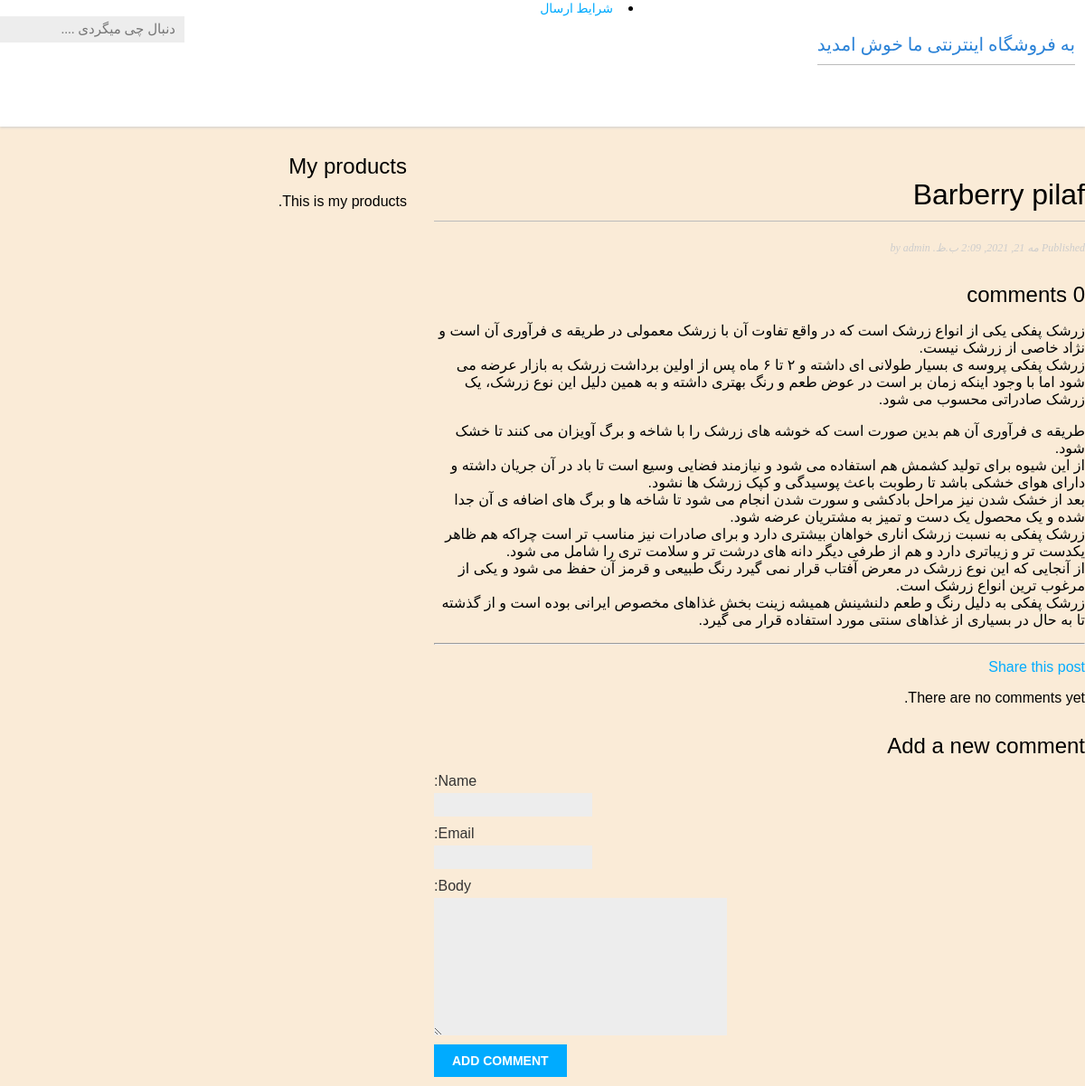
Before: /products/2021/5/21/Barberry-pilaf/ with the older database file.
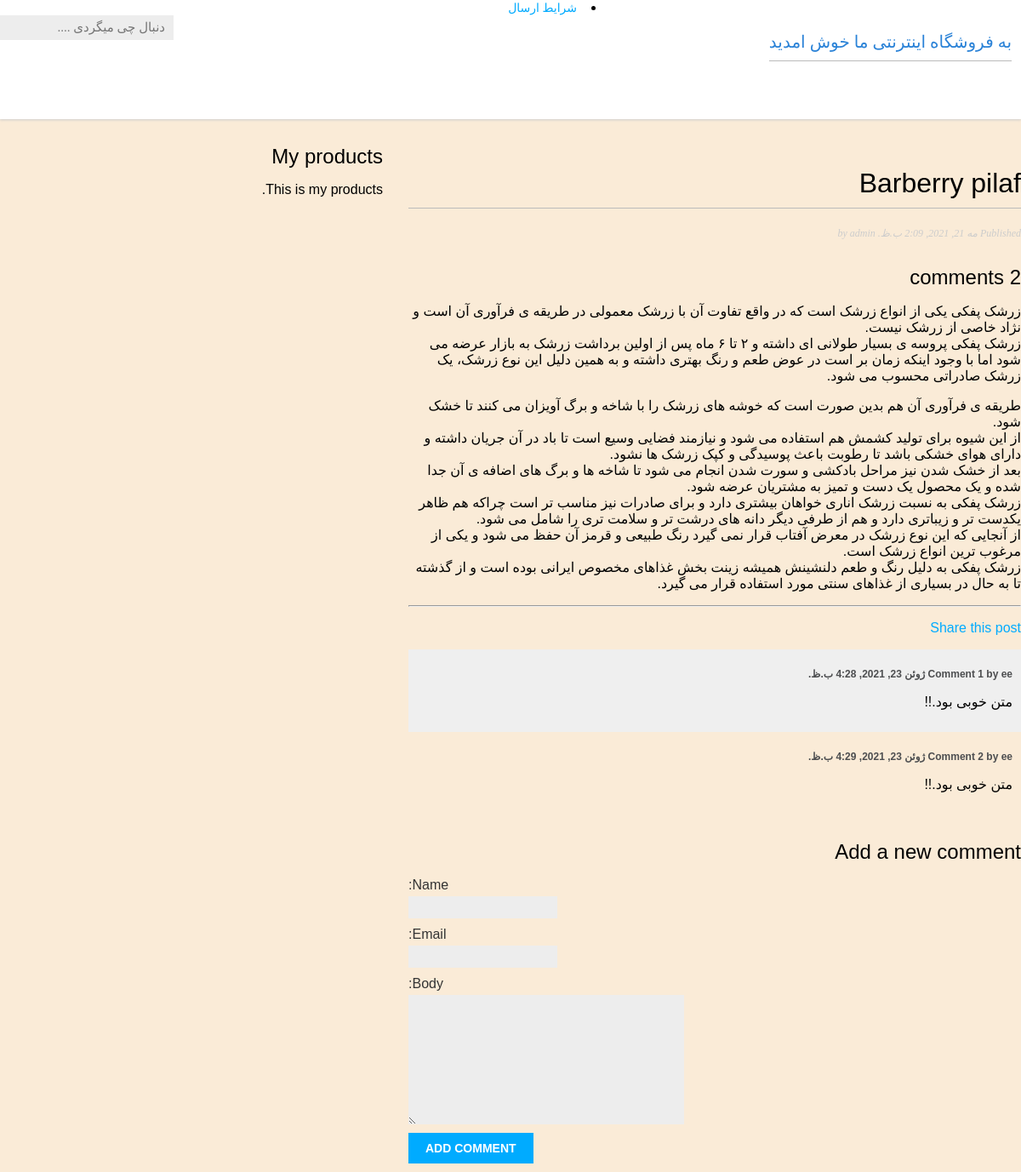
After: the same page with the newer database file.
### products/models.py (models this page shows, shortened)
class Post(models.Model):
    STATUS_CHOICES = (('draft', 'Draft'),  ('published', 'Published'), )
    title = models.CharField(max_length=250)
    slug = models.SlugField(max_length=250,unique_for_date='publish')
    author = models.ForeignKey(User,on_delete=models.CASCADE, related_name='blog_posts')
    name = models.CharField(max_length=100)
    image = models.ImageField(upload_to='home/%Y/%m/%d/')
    body = models.TextField()
    publish = models.DateTimeField(default=timezone.now)
    created = models.DateTimeField(auto_now_add=True)
    updated = models.DateTimeField(auto_now=True)
    status = models.CharField(max_length=10,choices=STATUS_CHOICES, default='draft')
    class Meta:
     ordering = ('-publish',)

class Comment(models.Model):
    post = models.ForeignKey(Post,
                                 on_delete=models.CASCADE,
                                 related_name='comments')
    name = models.CharField(max_length=80)
    email = models.EmailField()
    body = models.TextField()
    created = models.DateTimeField(auto_now_add=True)
    updated = models.DateTimeField(auto_now=True)
    active = models.BooleanField(default=True)
    class Meta:
        ordering = ('created',)

### products/views.py (the view)
def post_detail(request, year, month, day, post):
    post = get_object_or_404(Post, slug=post,
            status='published',
            publish__year=year,
            publish__month=month,
            publish__day=day)
    comments = post.comments.filter(active=True)
    new_comment = None
    if request.method == 'POST':
        comment_form = CommentForm(data=request.POST)
        if comment_form.is_valid():
            new_comment = comment_form.save(commit=False)
            new_comment.post = post
            new_comment.save()
    else:
        comment_form = CommentForm()
    return render(request,
                    'products/post/detail.html',
                    {'post': post,
                    'comments': comments,
                    'new_comment': new_comment,
                    'comment_form': comment_form})

### products/forms.py
class CommentForm(forms.ModelForm):
    class Meta:
      model = Comment
      fields = ('name', 'email', 'body')

### products/templates/products/post/detail.html (shortened to what this page needs)
{% extends "products/base.html" %}
{% block content %}
<h1>{{ post.title }}</h1>
<p class="date">
   Published {{ post.publish }} by {{ post.author }}
</p>
{% with comments.count as total_comments %}
<h2>
{{ total_comments }} comment{{ total_comments|pluralize }}
</h2>
{% endwith %}
{{ post.body|linebreaks }}
<hr>
<p>
   <a href="{% url "products:post_share" post.id %}">
   Share this post
   </a>
</p>
{% for comment in comments %}
<div class="comment">
<p class="info">
Comment {{ forloop.counter }} by {{ comment.name }}
{{ comment.created }}
</p>
{{ comment.body|linebreaks }}
</div>
{% empty %}
<p>There are no comments yet.</p>
{% endfor %}
{% if new_comment %}
<h2>Your comment has been added.</h2>
{% else %}
<h2>Add a new comment</h2>
<form method="post">
{{ comment_form.as_p }}
<p><input type="submit" value="Add comment"></p>
</form>
{% endif %}
{% endblock %}

### products/templates/products/base.html (shortened to what this page needs)
{% load static %}
<!DOCTYPE html>
<html dir="rtl" lang="fa"  ;>
<head>
    <link href="{% static 'css/products.css' %}" rel="stylesheet">
</head>
<body>
<header>
    <header class="header">
        <div class="contaner">
        <div class="header-right">
        <div class="box-head">
        <h1 style=" font-family: yekan; font-size:20px"> به فروشگاه اینترنتی  ما خوش امدید<h1>
    </div>
    <div class="header-left">
    <nav id="nav-top">
    <ul>
        <li>
        <a class="font14" href="index.html">صفحه اصلی</a></li>
        <li>
            <a class="font14" href="#">کاربران ما</a></li>
        <li>
        <a class="font14" href="با ماتماس/تماس با مای.html">تماس با  ما</a></li>
        <li>
        <a class="font14" href="درباره ما/درباره ما.html">درباره ما</a></li>
    </ul>
    </nav>
    </div>
    </div>
    <li><a class="font14" href="">شرایط ارسال</a></li>
    <div class="search-box">
            <form action="" method="get">
            <input placeholder="دنبال چی میگردی ...." type="text" class="font15">
            </form>
        </div>
</header>
<main>
<body >
 <div id="main-page">
    <div id="content">
        {% block content %}
        {% endblock %}
    </div>
   <div id="sidebar">
        <h2>My products</h2>
        <p>This is my products.</p>
    </div>
</main>
</body>
</html>

### products/static/css/products.css (style rules this page uses)
body { margin:0; padding:0; font-family:helvetica, sans-serif; }
a { color:#00abff; text-decoration:none; }
h1 { font-weight:normal; border-bottom:1px solid #bbb; padding:0 0 10px 0; }
h2 { font-weight:normal; margin:30px 0 0; }
#content { float:right; width:60%; padding:0 0 0 30px; }
p.date { color:#ccc; font-family: georgia, serif; font-size: 12px; font-style: italic; }
label { float:left; clear:both; color:#333; margin-bottom:4px; }
input, textarea { clear:both; float:left; margin:0 0 10px; background:#ededed; border:0; padding:6px 10px; font-size:12px; }
input[type=submit] { font-weight:bold; background:#00abff; color:#fff; padding:10px 20px; font-size:14px; text-transform:uppercase; }
.comment { padding:10px; }
.comment:nth-child(even) { background:#efefef; }
.comment .info { font-weight:bold; font-size:12px; color:rgb(77, 78, 80); }
html { direction:rtl; font-family:"Droid Arabic Kufi", "Droid Sans", sans-serif; font-size:16px; }
.font14 { font-family: "yekan"; font-size: 14px; }
.font15 { font-family:" yekan"; font-size: 15px; }
.header { width: 100%; height: 140px; background-color: #fff; box-shadow: 0 1px 3px 0 #ccc; }
.header-right { width: 500px; height: 100%; float: right; }
.header-right .box-head { margin: 7px 0 0 0; float: right; }
.header-right .box-head h1 { float: right; margin: 30px 11px 0 0; font-weight:240; color: #2A82D7; transition: all 0.3s ease; }
.header-left { width: 700px; height: 100%; float: left; }
.search-box { width: 300px; height: 40px; float: left; }
body { background-color:antiquewhite; }

Changed rows visible on the page:
added Comment: name "ee", created "ژوئن 23, 2021, 4:28 ب.ظ.", body "متن خوبی بود.!!"
added Comment: name "ee", created "ژوئن 23, 2021, 4:29 ب.ظ.", body "متن خوبی بود.!!"
Other visible differences:
{{ total_comments }}: "0" → "2"
text no longer shown: "There are no comments yet."
